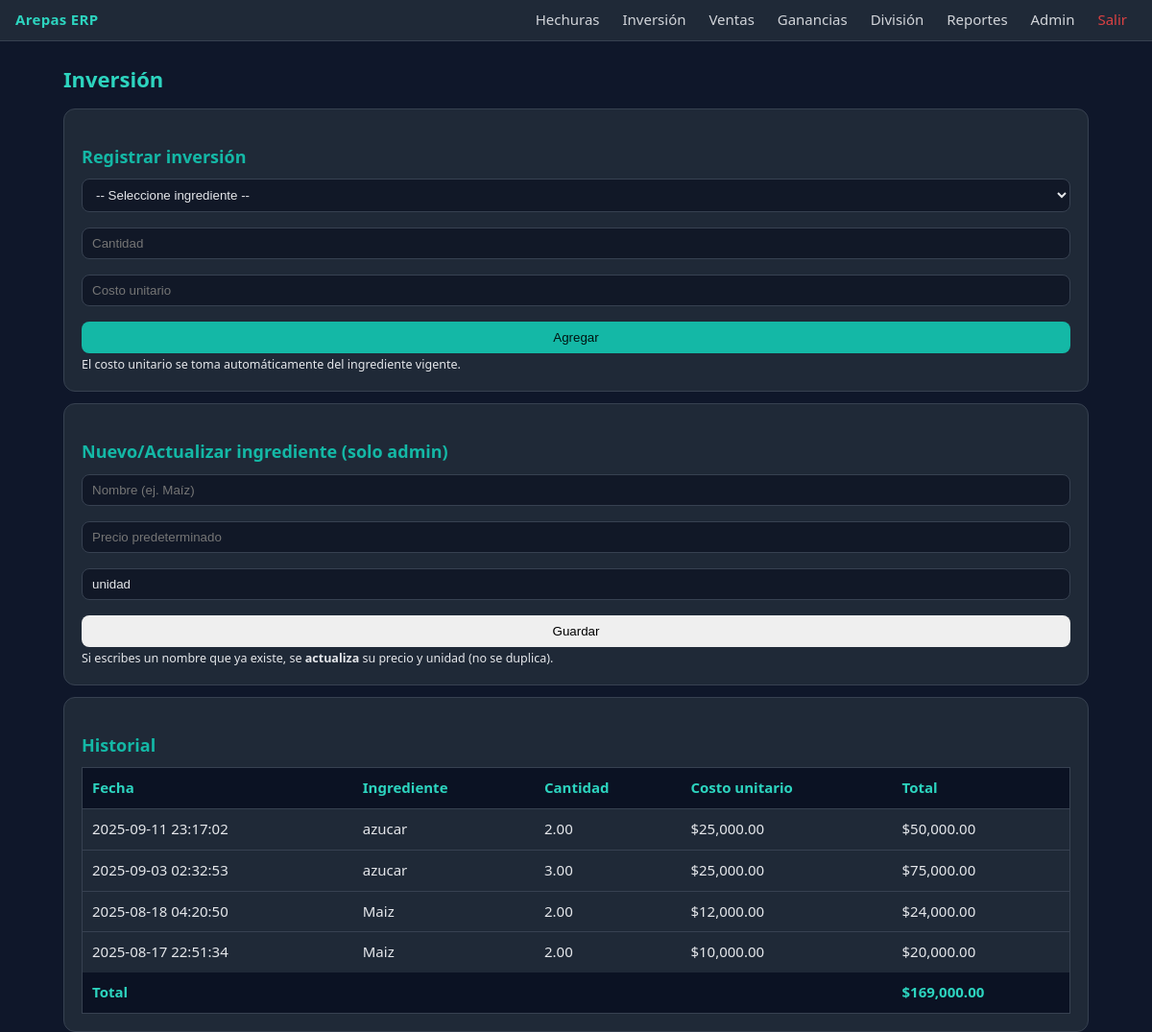
/arepas-erp2/public/inversion/index.php (signed in), run on the app's committed database.
### tables this page shows
CREATE TABLE `inversiones` (
  `id` int(11) NOT NULL,
  `ingrediente_id` int(11) NOT NULL,
  `cantidad` decimal(10,2) NOT NULL,
  `costo_unitario` decimal(10,2) NOT NULL,
  `fecha` timestamp NOT NULL DEFAULT current_timestamp()
);

CREATE TABLE `ingredientes` (
  `id` int(11) NOT NULL,
  `nombre` varchar(100) NOT NULL,
  `unidad` varchar(50) NOT NULL,
  `costo_unitario` decimal(10,2) NOT NULL,
  `creado_en` timestamp NOT NULL DEFAULT current_timestamp()
);

### arepas-erp2/public/inversion/index.php (the view, shortened to what this page needs)
<?php
$pdo = Database::getInstance();
$rol = $_SESSION['user']['rol'] ?? 'usuario';
$sql = "SELECT inv.id, inv.fecha, ing.nombre, inv.cantidad, inv.costo_unitario,
               (inv.cantidad * inv.costo_unitario) AS total
        FROM inversiones inv
        LEFT JOIN ingredientes ing ON ing.id = inv.ingrediente_id
        ORDER BY inv.fecha DESC, inv.id DESC";
$inversiones = $pdo->query($sql)->fetchAll(PDO::FETCH_ASSOC);
$total = 0; foreach($inversiones as $r){ $total += $r['total']; }
?>
<h1>Inversión</h1>
<div class="card">
  <h2>Registrar inversión</h2>
  <form method="post" class="grid grid-4">
    <select id="ingrediente" name="ingrediente_id" required>
      <option value="">-- Seleccione ingrediente --</option>
    </select>
    <input type="number" name="cantidad" id="cantidad" placeholder="Cantidad" step="0.01" min="0" required>
    <input type="text" id="costo_mostrado" placeholder="Costo unitario" readonly>
    <button class="btn btn-primary">Agregar</button>
  </form>
  <small>El costo unitario se toma automáticamente del ingrediente vigente.</small>
</div>
<?php if ($rol === 'admin'): ?>
<div class="card mt-3">
  <h2>Nuevo/Actualizar ingrediente (solo admin)</h2>
  <form method="post" class="grid grid-4">
    <input type="text" name="nuevo_nombre" placeholder="Nombre (ej. Maíz)" required>
    <input type="number" name="nuevo_precio" placeholder="Precio predeterminado" step="0.01" min="0" required>
    <input type="text" name="nuevo_unidad" placeholder="Unidad (kg, libra, unidad...)" value="unidad">
    <button class="btn btn-warning">Guardar</button>
  </form>
  <small>Si escribes un nombre que ya existe, se <b>actualiza</b> su precio y unidad (no se duplica).</small>
</div>
<?php endif; ?>
<div class="card mt-3">
  <h2>Historial</h2>
  <table class="table">
    <thead><tr>
      <th>Fecha</th><th>Ingrediente</th><th>Cantidad</th><th>Costo unitario</th><th>Total</th>
    </tr></thead>
    <tbody>
      <?php foreach($inversiones as $r): ?>
        <tr>
          <td><?= $r['fecha'] ?></td>
          <td><?= htmlspecialchars($r['nombre']) ?></td>
          <td><?= $r['cantidad'] ?></td>
          <td>$<?= number_format($r['costo_unitario'],2) ?></td>
          <td>$<?= number_format($r['total'],2) ?></td>
        </tr>
      <?php endforeach; ?>
      <tr>
        <th colspan="4" class="right">Total</th>
        <th>$<?= number_format($total,2) ?></th>
      </tr>
    </tbody>
  </table>
</div>
<?php
include __DIR__ . "/../../app/views/layout.php";

### arepas-erp2/public/assets/css/app.css (style rules this page uses)
:root { --bg:#0f172a; --bg2:#111827; --panel:#1f2937; --muted:#9ca3af; --text:#e5e7eb; --brand:#14b8a6; --brand-2:#2dd4bf; --danger:#ef4444; --border:#374151; }
* { box-sizing: border-box; }
html,body { height:100%; }
body { margin:0; background:var(--bg); color:var(--text); font: 15px/1.45 ui-sans-serif, system-ui, -apple-system, Segoe UI, Roboto, "Helvetica Neue", Arial; }
.card { background:var(--panel); border:1px solid var(--border); border-radius:12px; padding:18px; }
.grid { display:grid; gap:16px; }
h1 { color:var(--brand-2); font-size:22px; margin:0 0 14px }
h2 { color:var(--brand); font-size:18px; margin:18px 0 10px }
input, select { width:100%; background:var(--bg2); color:var(--text); border:1px solid var(--border); border-radius:8px; padding:8px 10px; }
.btn { display:inline-block; padding:8px 12px; border-radius:8px; text-decoration:none; border:1px solid transparent; }
.btn-primary { background:var(--brand); color:#001311; }
.table { width:100%; border-collapse:collapse; border:1px solid var(--border); }
.table th { text-align:left; background:#0b1223; color:var(--brand-2); padding:10px; border-bottom:1px solid var(--border); }
.table td { padding:10px; border-top:1px solid var(--border); }
.mt-3 { margin-top:12px }
.right { text-align:right }

### data on the page
inversiones: fecha "2025-09-11 23:17:02", ingrediente.nombre "azucar", cantidad "2.00", costo_unitario "25,000.00", total "50,000.00"
inversiones: fecha "2025-09-03 02:32:53", ingrediente.nombre "azucar", cantidad "3.00", costo_unitario "25,000.00", total "75,000.00"
inversiones: fecha "2025-08-18 04:20:50", ingrediente.nombre "Maiz", cantidad "2.00", costo_unitario "12,000.00", total "24,000.00"
inversiones: fecha "2025-08-17 22:51:34", ingrediente.nombre "Maiz", cantidad "2.00", costo_unitario "10,000.00", total "20,000.00"

### other printed values
$total "169,000.00"
